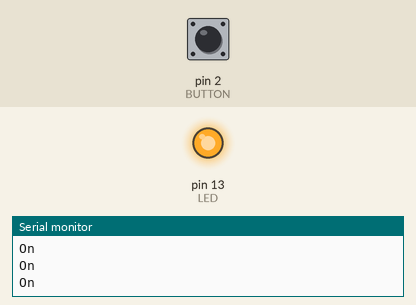
This sketch was run on a simulated Arduino Uno, built with avr-gcc and run on an emulated ATmega328P. Shown: output pins drawn as LEDs (lit = HIGH), the last lines printed to the serial monitor. The test bench sets the inputs (shaded band); at power-on: pin 2 (BUTTON) HIGH.

Above: at 1.8 s.
1.9 s: pin 2 (BUTTON) pulled LOW for 0.6 s
At 2.3 s:
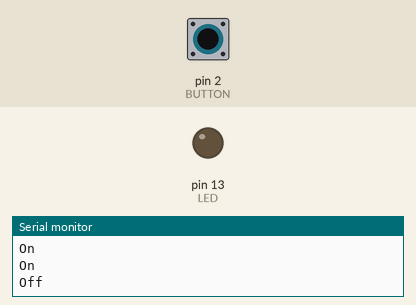
4.0 s: pin 2 (BUTTON) pulled LOW for 3.2 s
At 8.9 s:
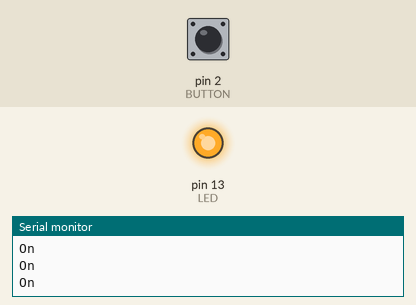
Timing chart, 0 to 10.4 s (numbered marks = the images above; inputs shaded):
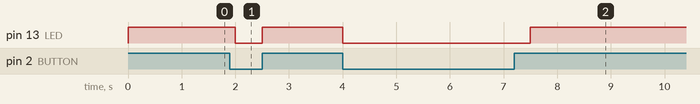

The sketch:

02_button.ino
```cpp
const int LED = LED_BUILTIN;
const int BUTTON = 2;

void setup() {
  pinMode(LED, OUTPUT);
  pinMode(BUTTON, INPUT);
  Serial.begin(9600);
}

void loop() {
  if (digitalRead(BUTTON) == LOW) {
    digitalWrite(LED, LOW);
    Serial.println("Off");
  } else {
    digitalWrite(LED, HIGH);
    Serial.println("On");
  }

  delay(500);
}
```

Measured:
- after the input at 1.9 s, pin 13 (LED): HIGH → LOW after 0.10 s, → HIGH 0.50 s later
- after the input at 4.0 s, pin 13 (LED): HIGH → LOW at once, → HIGH 3.5 s later
